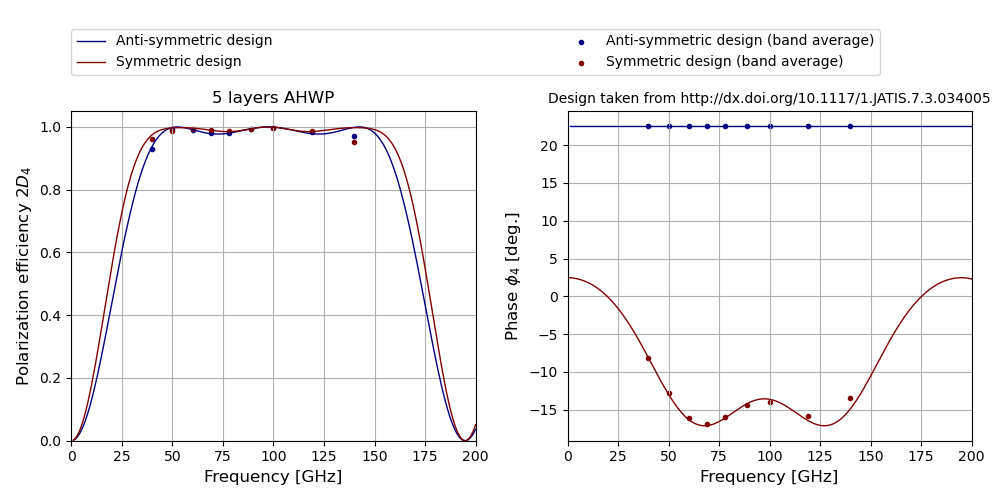

Write Python code to recreate this figure.
import numpy as np
import matplotlib.pyplot as plt
import matplotlib.gridspec as gridspec
import matplotlib.cm as cm
cmap = cm.get_cmap("jet")
from lib_KK import band_ave_poleff_tophat #(poleff,phase)
from lib_KK import phase_adjust_nf #(freq, phase, number of harmonics)
from lib_KK import litebird_lft_band #(freq, data)
from lib_KK import fastcal_4f_normal_wo_refl #(freq,no_arr,ne_arr,thickness_arr,chi_arr,ain,n1)
#++++++++++++++++++++++++++++++++++++++++++++++++++++++++++++++++++++++++++++++++++++++++++++++++
c=299792458. #m/s
pi=np.pi
e=np.e
radeg = (180./pi)
ep0 = 8.8542e-12 #s4 A2/m3 kg
u0=4.*pi*1e-7 #H/m=V/(A/s)/m
im=complex(0.,1.)
arcmin=1./60.
#++++++++++++++++++++++++++++++++++++++++++++++++++++++++++++++++++++++++++++++++++++++++++++++++
#Values taken from http://dx.doi.org/10.1117/1.JATIS.7.3.034005
freq=np.linspace(1,200,200)*1.e9
no_arr=np.ones(5)*3.047
ne_arr=np.ones(5)*3.361
thickness_arr=np.ones(5)*4.9e-3
angle_arr1=np.array([22.67,133.63,0,-133.63,-22.67])/radeg
angle_arr2=np.array([88.65,61.68,0,61.68,88.65])/radeg
a_in=45./radeg
p_in=1.
#++++++++++++++++++++++++++++++++++++++++++++++++++++++++++++++++++++++++++++++++++++++++++++++++
poleff1, phase1, DC1=fastcal_4f_normal_wo_refl(freq,no_arr,ne_arr,thickness_arr,angle_arr1,a_in,p_in)
poleff2, phase2, DC2=fastcal_4f_normal_wo_refl(freq,no_arr,ne_arr,thickness_arr,angle_arr2,a_in,p_in)

poleff1=2.*poleff1
poleff2=2.*poleff2

freq_per_band=litebird_lft_band(freq,freq)
poleff1_per_band=litebird_lft_band(freq,poleff1)[2]
poleff2_per_band=litebird_lft_band(freq,poleff2)[2]
phase1_per_band=litebird_lft_band(freq,phase1)[2]
phase2_per_band=litebird_lft_band(freq,phase2)[2]


band_ave_poleff1=[]
band_ave_poleff2=[]
band_ave_phase1=[]
band_ave_phase2=[]
for i in range(len(freq_per_band[0])):
    ave1=band_ave_poleff_tophat(poleff1_per_band[i],phase1_per_band[i])
    ave2=band_ave_poleff_tophat(poleff2_per_band[i],phase2_per_band[i])
    band_ave_poleff1.append(ave1[0])
    band_ave_poleff2.append(ave2[0])
    band_ave_phase1.append(ave1[1])
    band_ave_phase2.append(ave2[1])
#++++++++++++++++++++++++++++++++++++++++++++++++++++++++++++++++++++++++++++++++++++++++++++++++
color_list=cmap(np.linspace(0.,1.,2))

plt.rcParams.update({'font.size': 10})

print(freq_per_band[-1])

fig = plt.figure(figsize=(10,5))
gs_master = gridspec.GridSpec(nrows=1,ncols=2,height_ratios=[1])
ax1=fig.add_subplot(gridspec.GridSpecFromSubplotSpec(nrows=1, ncols=1, subplot_spec=gs_master[0, 0])[:])
ax2=fig.add_subplot(gridspec.GridSpecFromSubplotSpec(nrows=1, ncols=1, subplot_spec=gs_master[0, 1])[:])

ax1.set_title('5 layers AHWP')
ax2.set_title('Design taken from http://dx.doi.org/10.1117/1.JATIS.7.3.034005',fontsize=10)

ax1.plot(freq*1.e-9,poleff1,linewidth=1,color=color_list[0],label='Anti-symmetric design')
ax1.plot(freq*1.e-9,poleff2,linewidth=1,color=color_list[1],label='Symmetric design')
ax1.scatter(freq_per_band[0]*1.e-9,band_ave_poleff1,marker='.',color=color_list[0],label='Anti-symmetric design (band average)')
ax1.scatter(freq_per_band[0]*1.e-9,band_ave_poleff2,marker='.',color=color_list[1],label='Symmetric design (band average)')
ax1.set_xlabel('Frequency [GHz]',fontsize=12)
ax1.set_ylabel('Polarization efficiency $2D_{4}$',fontsize=12)
#plt.legend()
ax1.set_xlim([0,200])
ax1.set_ylim([0.,1.05])
ax1.grid()

ax2.plot(freq*1.e-9,phase_adjust_nf(phase1,4)*radeg,linewidth=1,color=color_list[0])
ax2.plot(freq*1.e-9,phase_adjust_nf(phase2,4)*radeg,linewidth=1,color=color_list[1])
ax2.scatter(freq_per_band[0]*1.e-9,np.array(band_ave_phase1)*radeg,marker='.',color=color_list[0])
ax2.scatter(freq_per_band[0]*1.e-9,np.array(band_ave_phase2)*radeg,marker='.',color=color_list[1])
ax2.set_xlabel('Frequency [GHz]',fontsize=12)
ax2.set_ylabel('Phase $\phi_{4}$ [deg.]',fontsize=12)
ax2.set_xlim([0,200])
#plt.ylim([-1+22.5,1+22.5])
ax2.grid()
#plt.subplots_adjust(hspace=0.1,wspace=0.1)

ax1.legend(bbox_to_anchor=(0., 1.2, 2., 0.05), loc='upper left', ncol=2, borderaxespad=0, mode='expand')
plt.tight_layout()
plt.savefig('example.png')
plt.show()
plt.clf()